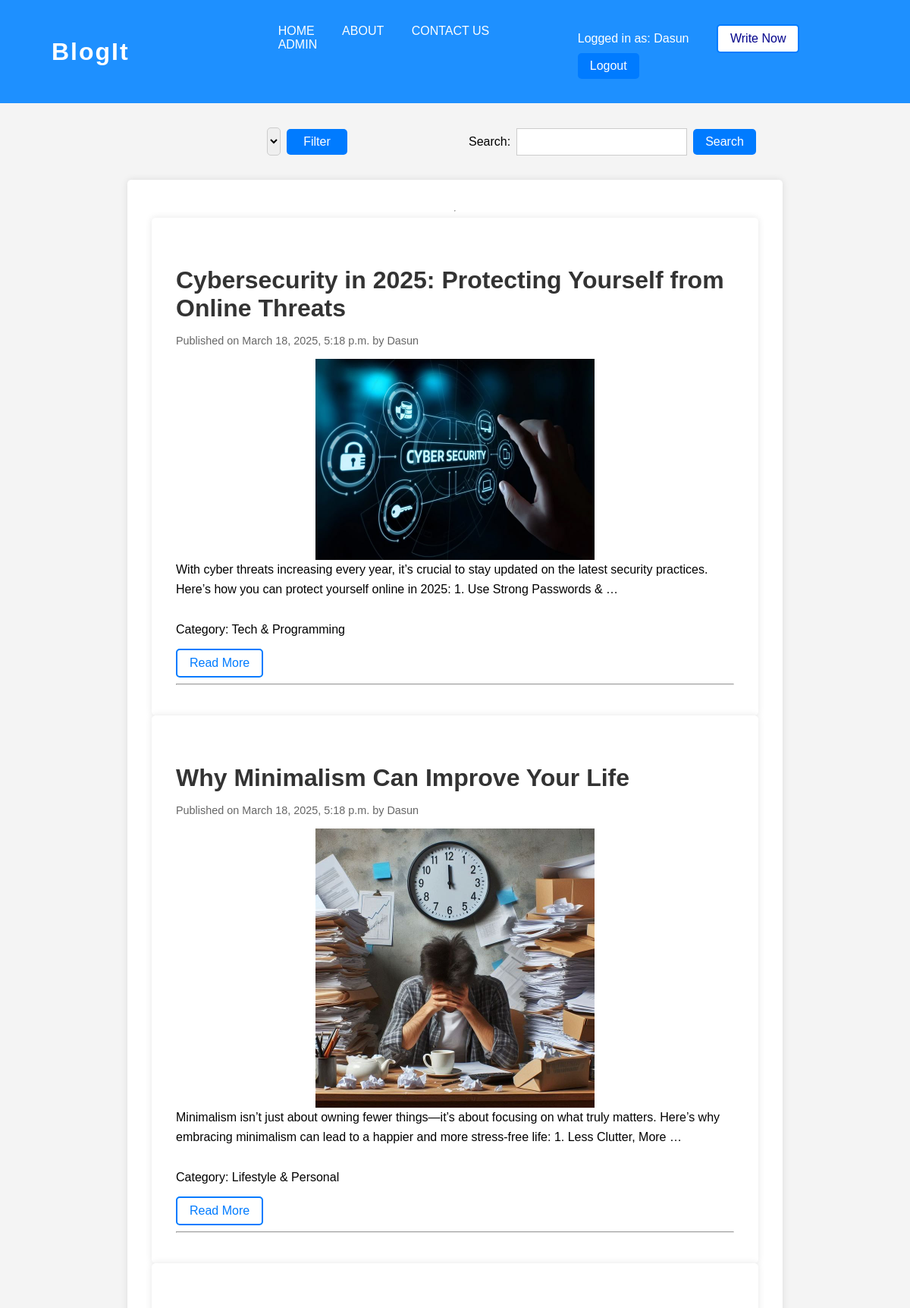
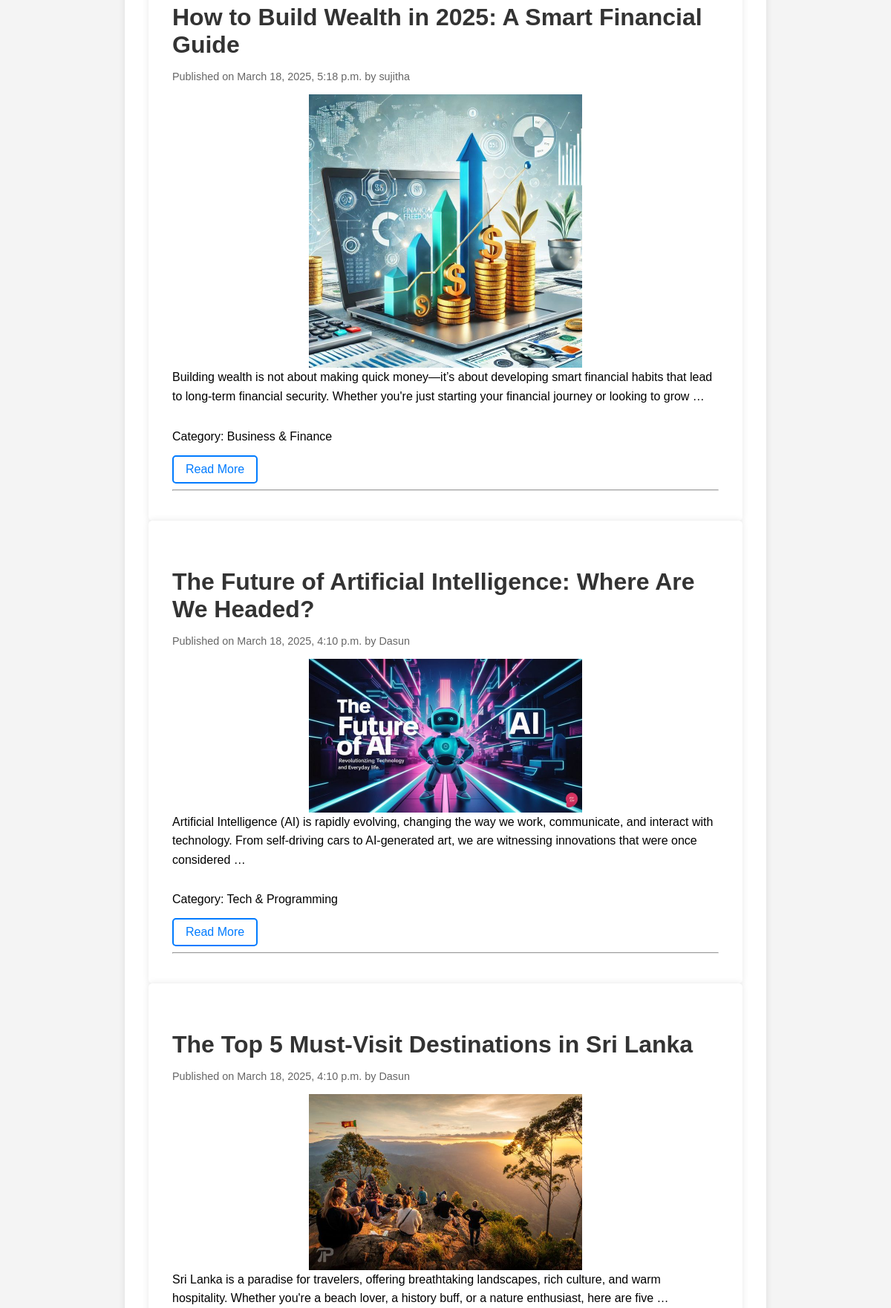
The app's page / (signed in, upper part) with its own data (2 pictures, top to bottom).
### blog/models.py (models this page shows, shortened)
class Post(models.Model):
    title = models.CharField(max_length=200)
    content = models.TextField()
    image = models.ImageField(upload_to='blog_images/', blank=True, null=True)
    date_posted = models.DateTimeField(default=timezone.now())
    author = models.ForeignKey(User, on_delete=models.CASCADE)
    tags = TaggableManager()
    category = models.ForeignKey(Category, on_delete=models.SET_NULL, null=True, blank=True)

class Category(models.Model):
    name = models.CharField(max_length=100)

### blog/views.py (the view)
# urls.py: path('', PostListView.as_view() , name = 'home'),
class PostListView(ListView):
    model = Post
    template_name = 'blog/home.html'
    context_object_name = 'posts'
    ordering = ["-date_posted"]
    def get_queryset(self):
        queryset = super().get_queryset()
        query = self.request.GET.get('query')
        if query:
            queryset = queryset.filter(tags__name__icontains=query).distinct()
        category = self.request.GET.get('category')  # Retrieve the category ID from the request
        if category:  # Check if a category filter is applied
            queryset = queryset.filter(category__id=category)
        return queryset
    def get_context_data(self, **kwargs):
        context = super().get_context_data(**kwargs)
        context['form'] = SearchForm()
        context['categories'] = Category.objects.all()
        context['selected_category'] = self.request.GET.get('category')
        return context

### blog/forms.py
class SearchForm(forms.Form):
    query = forms.CharField(label='Search', max_length=100)

### blog/templates/blog/home.html (shortened to what this page needs)
{% extends 'blog/base.html' %}
{% block content %}
<div class="filter-search-bar">
    <form method="get">
        <select name="category" class="form-control">
            <option value="">All Categories</option>
        </select>
        <button type="submit" class="btn btn-primary">Filter</button>
    </form>
    <form method="get">
        {{ form.query.label_tag }}
        {{ form.query }}
        <button type="submit" class="btn btn-primary">Search</button>
    </form>
</div>
<div class="container">
    <hr>
    {% for post in posts %}
        <div class="post-card">
            <h3 class="post-title">{{ post.title }}</h3>
            <p class="post-meta">Published on {{ post.date_posted|date:"F j, Y, g:i a" }} by {{ post.author }}</p>
            {% if post.image %}
                 <img class="image" src="{{ post.image.url }}" alt="{{ post.title }}" style="max-width: 50%; height: auto;">
            {% endif %}
            <div class="post-content">
                {{ post.content|truncatewords:30 }}
            </div>
            <p>Category: {{ post.category.name }}</p>
            <a href="{% url 'blog-detail' post.id %}" class="abtn">Read More</a>
            <hr>
        </div>
    {% endfor %}
</div>
{% endblock %}

### blog/templates/blog/base.html (shortened to what this page needs)
{% load static %}
<!DOCTYPE html>
<html lang="en">
<head>
    <link rel="stylesheet" href="{% static 'blog/main.css' %}">
</head>
<body>
    <header>
        <h1 class="logo"><a href="{% url 'home' %}">BlogIt</a></h1>
        <nav>
            {% if user.is_authenticated %}
            <ul class="nav-left">
                <li><a href="{% url 'home' %}" class="nav-btn">HOME</a></li>
                <li><a href="{% url 'about' %}" class="nav-btn">ABOUT</a></li>
                <li><a href="" class="nav-btn">CONTACT US</a></li>
                <li><a href="{% url 'admin:index' %}" class="nav-btn">ADMIN</a></li>
            </ul>
            <ul class="nav-right">
                <li> <span class="user-info">Logged in as: {{ user.username }}</span></li>
                <li><a href="{% url 'blog-new' %}" class="write-btn">Write Now </a></li>
                <li><form method="post" action="{% url 'logout' %}" style="display: inline;">
                    <button type="submit" class = "logout-button ">Logout</button>
                    </form></li>
            </ul>
            {% endif %}
        </nav>
    </header>
    <main>
        {% block content %}{% endblock %}
    </main>
</body>
</html>

### blog/static/blog/main.css (style rules this page uses)
body { font-family: Arial, sans-serif; margin: 0; padding: 0; background-color: #f4f4f4; display: flex; flex-direction: column; min-height: 100vh; }
.container { display: flex; flex-direction: column; flex: 1; }
header { background-color: #1E90FF; color: #fff; padding: 1rem 0; display: flex; justify-content: space-between; align-items: center; padding-left: 2rem; }
.logo { margin-left: 1rem; white-space: nowrap; }
.logo { font-size: 32px; font-weight: bold; font-color: white; font-family: Arial, sans-serif; color: #FFFFFF; letter-spacing: 2px; }
.logo a { text-decoration: none; color: inherit; display: inline-block; padding: 10px 20px; transition: color 0.3s ease-in-out; }
nav { display: flex; justify-content: space-between; width: 100%; }
nav ul { list-style: none; padding: 0; }
nav ul li { display: inline; margin: 0 1rem; }
.nav-left { margin-left: 10rem; }
.nav-right { margin-right: 1rem; }
nav ul li a { color: #fff; text-decoration: none; text-align: right; }
main { padding: 2rem; flex: 1; }
.form-control { width: 100%; padding: 0.5rem; box-sizing: border-box; border: 1px solid #ccc; border-radius: 5px; }
.btn-primary { background-color: #007bff; display: inline-block; padding: 0.75rem 8rem; color: #fff; border: none; border-radius: 5px; text-decoration: none; font-size: 1rem; cursor: pointer; text-align: center; width: 100%; }
.logout-button { background-color: #007bff; color: #fff; padding: 0.5rem 1rem; border: none; border-radius: 5px; cursor: pointer; font-size: 1rem; }
.container { max-width: 800px; margin: 0 auto; padding: 2rem; background-color: #fff; border-radius: 5px; box-shadow: 0 0 10px rgba(0, 0, 0, 0.1); }
.post-card { padding: 2rem; background-color: #fff; border-radius: 5px; box-shadow: 0 0 10px rgba(0, 0, 0, 0.1); }
.post-title { margin-bottom: 1rem; font-size: 2rem; color: #333; }
.post-meta { margin-bottom: 1rem; color: #666; font-size: 0.9rem; }
.post-content { margin-bottom: 2rem; line-height: 1.6; }
.abtn { display: inline-block; padding: 0.5rem 1rem; background-color: transparent; color: #007bff; border: 2px solid #007bff; border-radius: 5px; text-decoration: none; font-size: 1rem; cursor: pointer; text-align: center; transition: background-color 0.3s ease, color 0.3s ease; }
.write-btn { display: inline-block; padding: 0.5rem 1rem; background-color: #fff; color: #00008B; border: 2px solid #007bff; border-radius: 5px; text-decoration: none; font-size: 1rem; cursor: pointer; text-align: center; transition: background-color 0.3s ease, color 0.3s ease; }
.filter-search-bar { display: flex; justify-content: space-between; align-items: center; gap: 10rem; margin-bottom: 2rem; margin-left: 20rem; margin-right: 20rem; }
.filter-search-bar form { flex: 1; display: flex; align-items: center; gap: 0.5rem; }
.filter-search-bar select, .filter-search-bar input[type="text"] { flex: 1; padding: 0.5rem; border: 1px solid #ccc; / border-radius: 5px; font-size: 1rem; }
.filter-search-bar button { padding: 0.5rem 1rem; background-color: #007bff; color: #fff; border: none; border-radius: 5px; cursor: pointer; font-size: 1rem; width: auto; min-width: 80px; transition: background-color 0.3s ease; }
.image { display: block; margin: 0 auto; max-width: 100%; height: auto; }

### records on screen
Post: title "Cybersecurity in 2025: Protecting Yourself from Online Threats", date_posted "March 18, 2025, 5:18 p.m.", author "Dasun", image (picture), content "With cyber threats increasing every year, it’s crucial to stay updated on the latest security practices. Here’s how you can protect yourself online in 2025: 1. Use Strong Passwords & …", category.name "Tech & Programming"
Post: title "Why Minimalism Can Improve Your Life", date_posted "March 18, 2025, 5:18 p.m.", author "Dasun", image (picture), content "Minimalism isn’t just about owning fewer things—it’s about focusing on what truly matters. Here’s why embracing minimalism can lead to a happier and more stress-free life: 1. Less Clutter, More …", category.name "Lifestyle & Personal"
Post: title "How to Build Wealth in 2025: A Smart Financial Guide", date_posted "March 18, 2025, 5:18 p.m.", author "sujitha", image (picture), content "Building wealth is not about making quick money—it’s about developing smart financial habits that lead to long-term financial security. Whether you're just starting your financial journey or looking to grow …", category.name "Business & Finance"
Post: title "The Future of Artificial Intelligence: Where Are We Headed?", date_posted "March 18, 2025, 4:10 p.m.", author "Dasun", image (picture), content "Artificial Intelligence (AI) is rapidly evolving, changing the way we work, communicate, and interact with technology. From self-driving cars to AI-generated art, we are witnessing innovations that were once considered …", category.name "Tech & Programming"
Post: title "The Top 5 Must-Visit Destinations in Sri Lanka", date_posted "March 18, 2025, 4:10 p.m.", author "Dasun", image (picture), content "Sri Lanka is a paradise for travelers, offering breathtaking landscapes, rich culture, and warm hospitality. Whether you're a beach lover, a history buff, or a nature enthusiast, here are five …"

### other values on screen
{{ user.username }} "Dasun"
